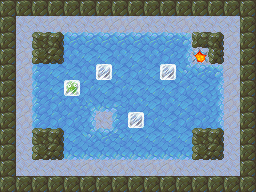

Rendered tile map (Tiled .tmx) drawn with the repository's tilesets; below, a short description and the map source with its tile grids summarised:
An orthogonal 16x12 tile map with 16x16 px tiles, 4 tile layers (Bottom, Floor, FloorTop, Blocks), 5 tilesets.

<map version="1.0" orientation="orthogonal" width="16" height="12" tilewidth="16" tileheight="16">
 <tileset firstgid="1" name="ground" tilewidth="16" tileheight="16">
  <image source="assets/tileset-ground.png" width="48" height="16" />
 </tileset>
 <tileset firstgid="4" name="misc" tilewidth="16" tileheight="16">
  <image source="assets/tileset-misc.png" width="64" height="16" />
  <tile id="3">
   <properties>
    <property name="goal" value="true" />
   </properties>
  </tile>
 </tileset>
 <tileset firstgid="8" name="pushblocks" tilewidth="16" tileheight="16">
  <image source="assets/tileset-pushblocks.png" width="48" height="16" />
  <tile id="1">
   <properties>
    <property name="goal" value="true" />
    <property name="sprite" value="assets/frozen.sprite" />
   </properties>
  </tile>
 </tileset>
 <tileset firstgid="11" name="rocks" tilewidth="16" tileheight="16">
  <properties>
   <property name="collision" value="true" />
  </properties>
  <image source="assets/tileset-rocks.png" width="256" height="48" />
 </tileset>
 <tileset firstgid="59" name="slippery" tilewidth="16" tileheight="16">
  <properties>
   <property name="slippery_block" value="true" />
   <property name="slippery_player" value="true" />
  </properties>
  <image source="assets/tileset-slippery.png" width="256" height="48" />
 </tileset>
 <layer name="Bottom" width="16" height="12">
  <data>[192 cells, 176 non-empty, 2 distinct tile ids]</data>
 </layer>
 <layer name="Floor" width="16" height="12">
  <properties>
   <property name="player_offset_y" value="-1" />
   <property name="player_sprite" value="assets/dino.sprite" />
  </properties>
  <data>[192 cells, 92 non-empty, 16 distinct tile ids]</data>
 </layer>
 <layer name="FloorTop" width="16" height="12">
  <data>[192 cells, 67 non-empty, 7 distinct tile ids]</data>
 </layer>
 <layer name="Blocks" width="16" height="12">
  <data>[192 cells, 4 non-empty, 2 distinct tile ids]</data>
 </layer>
</map>
